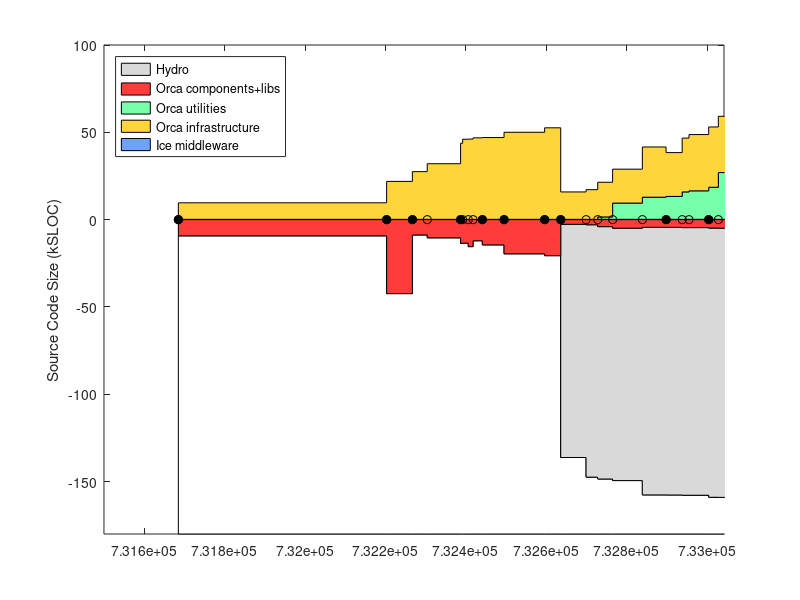

Write the MATLAB code that produced this figure. (Note: this script raises an error after producing the figure.)
% keep track of orca project size using sloccount
clear all

%%%%%%%%%% DATA %%%%%%%%%%%%%%%%%%%%

% include/* except: include/{Freeze IceSSL IcePatch2}
% src/{Ice Slice IceGrid icecpp IceStorm slice2cpp IceUtil IceBox IceXML}
%  Sice212 = [
%  (7842-1000) + (22093+18419+11499+10568+4392+4200+4252+567+316)
%  ];
%  Sice301 = [
%  (8164-1000) + (23018+19384+19169+10596+4479+4343+4308+622+319)
%  ];
% same as above, but now also add Java:
% src/{IceInternal Ice IceUtil IceBox}
%  Sice310 = [
%  (8810-1200) + (24275+20494+22689+10587+4569+4877+4770+667+319) + (13190+6915+1262+493)
%  ];
%  Sice311 = [
%  (8950-1275) + (24511+20505+22898+10590+4600+4884+4782+683+323) + (13266+6929+1262+504)
%  ];

% it's much easier to count the whole of Ice (we use most of it anyway)
% sloccount include/ src/
% (this does not account for .ice files in [ice]/slice/* but it's a small fraction of total)
Sice212 = 133523;
Sice301 = 144513;
Sice310 = 153243;
Sice311 = 154145;
Sice320 = 168475;
Sice321 = 169725;

% indeces
iyy=1;
imm=2;
idd=3;
iver=4;
isub=5;
ibase=6;
icomp=7;
iutil=8;
iad=9;

Sorca = [ ...
% YY    MM  DD  ?   SUB     BASE        COMP           UTILS    A&D VERSION
% 0.8.6: a single distro, divide in halves arbitrarily
2003     4  14  1   0       18930/2     18930/2             0   0   % 0.8.6 (last change in doc/ChangeLog
% BASE: orca-base
% COMP: orca-components
2004     9  13  1   0       42543       21726               0   0   % 0.11.0
2004    11  16  1   0       8963        27310               0   0   % 0.12.0
2004    12  23  0   0       10596       31845               0   0   % 0.12.1
2005     3  16  1   0       13767       43576               0   0   % 0.13.0
2005     3  21  0   0       13620       45874               0   0   % 0.13.1
2005     4   4  0   0       15630       45944               0   0   % 0.13.2
2005     4  16  0   0       12283       46666               0   0   % 0.13.3
2005     5   9  1   0       14639       46837               0   0   % 0.14.0
2005     7   2  1   0       19751       49854               0   0   % 0.15.0
2005    10  11  1   0       20818       52408               0   0   % 1.0.0
% BASE: just orcaice w/out test + interfaces/slice
% COMP: comp + util - orcaice 
2005    11  20  1   Sice212 2320+530    9226+8781-2320      0   0   % 2.0.0-rc1
2006     1  22  0   Sice301 2511+596    9801+9695-2511      0   0   % 2.0.0-rc2
% UTIL: sloccount components/log* 
2006     2  20  0   Sice301 3369+813    9867+14734-3369-1372 1372    0  % 2.0.0-rc3
% UTIL: sloccount components/orcaview/ components/log* utils/orcalog* utils/orcagui/ utils/orcaobj/
2006     3  29  0   Sice301 4022+1052   14625+18131-4022-9307 9307   0  % 2.0.0-rc4
2006     6  11  0   Sice310 3439+1116   19999+24867-3439-12670 12670 0  % 2.0.0-rc5  
2006     8   9  1   Sice310 3482+1116   19979+21711-3482-13111 13111 0  % 2.0.0
2006     9  18  0   Sice310 3647+1094   19317+30847-3647-15704 15704 0  % 2.0.1
2006    10   5  0   Sice310 3644+1094   20384+31798-3644-16329 16329 0  % 2.0.2
% UTIL: sloccount components/orcaview* components/log* utils/orcalog* utils/orcagui* utils/orcaobj/
2006    11  23  1   Sice311 3831+1178   21408+35311-3831-18359 18359 0  % 2.1.0
% BASE: cd src; sloccount libs/orcaice/ 
%          MINUS sloccount libs/orcaice/test 
%          PLUS sloccount interfaces/slice
% COMP: cd src; sloccount components/ libs/ 
%          MINUS sloccount libs/orcaice* libs/orcaq* libs/orcalog* libs/orcaprobe* libs/orcawall* libs/orcaobj libs/orcaobjutil/
% UTIL: cd src; sloccount utils libs/orcaq* libs/orcalog* libs/orcaprobe* libs/orcawall* libs/orcaobj libs/orcaice*
%          MINUS sloccount libs/orcaice/
% to count lines in *.ice files, rename them to *.cpp like this:
% $cd src/interfaces/slice/orca; for file in *; do mv $file `echo $file | sed s/.ice/.cpp/`; done
2006    12  17  0   Sice311 5615-1784+1240  60241-28024     32398-5615  0   % 2.1.1
2007     2   2  1   Sice311 6225-2011+1671  70376-31989     37297-6225  0   % 2.2.0
2007     4  10  1   Sice320 6232-2011+1671  72704-34165     39894-6232  0   % 2.3.0
2007     6   3  1   Sice320 6837-2056+1682  75506-34316     40074-6837  0   % 2.4.0
2007     8  13  1   Sice320 7247-2226+1772  78939-36926     42700-7247  0    % 2.5.0
2007     9  18  1   Sice321 7919-2572+1787  83838-38743     44694-7919  0    % 2.6.0
% A&D: Hydro: sloccount src
2007    10  28  1   Sice321 5481-1528+1787  72748-36062     42043-5481  12251    % 2.7.0
];
Vorca ={'0.8.6', '0.11.0', '0.12.0', '0.12.1', '0.13.0', '0.13.1', '0.13.2', '0.13.3', '0.14.0', '0.15.0', '1.0.0', ...
    '2.0.0-rc1', '2.0.0-rc2', '2.0.0-rc3', '2.0.0-rc4', '2.0.0-rc5', '2.0.0', '2.0.1', '2.0.2', '2.1.0', '2.1.1', ...
    '2.2.0', '2.3.0', '2.4.0', '2.5.0', '2.6.0', '2.7.0' }';

% add a dummy release just for display
Sorca(end+1,:) = Sorca(end,:);
Sorca(end,imm) = Sorca(end,imm)+1;
Sorca(end,iver) = 0;
Vorca{end+1} = 'dummy';

% convert dates
Torca = datenum(Sorca(:,iyy),Sorca(:,imm),Sorca(:,idd));

% 2nd digit releases
i2 = (Sorca(:,iver)==1);
Torca2 = Torca(i2);
Vorca2 = Vorca(i2);

% what can go to Hydra?
% cd libs; sloccount bros1 orcacolourtext orcadynamicload orcageom2d orcagpsutil orcaiceutil orcaimage orcaimagegrabber orcalocalnav orcalockfile orcamapload orcamisc orcanavutil orcaogfusion orcaogmap orcapathplan orcaping orcaportability orcaserial orcawifi
% cd components; sloccount gps/garmin/ insgps/novatel insgps/novatelspan/ laser2d/laser2dutil/ laser2d/sickacfr/ laser2d/sickcarmen/ localnav/vfhdriver/ segwayrmp/rmpdriver/ 
% 15,102 + 10,322

% for comparison, ASN
%  Sasn = 90433;

Splayer = [ 
% YY    MM  DD  ?   SUB     BASE                COMP       UTIL  VERSION
% BASE: (server-drivers)+client_libs
% COMP: drivers + utils
2002    12 04   1  0    (17331-12037)+9188      12037+2685 0    % 1.3.1
2003    7  15   1  0    (30452-24334)+12458     24334+3064 0    % 1.4-rc1
2003    12 07   1  0    (37378-30947)+13110     30947+9633 0    % 1.4-rc2
2004    5  31   1  0    (49225-42643)+13664     42643+3550 0    % 1.5
2004    11 12   1  0    (50758-43190)+13545     43190+4479 0    % 1.6
2005    1  31   0  0    (52069-44517)+13576     44517+4662 0    % 1.6.2
2005    7  28   0  0    (53348-45686)+14300     45686+5188 0    % 1.6.5
% BASE: (libplayercore-./bindings) + client_libs + (libplayertcp-./bindings)
% note: libplayerxdr is autogenerated
% COMP: server + utils
2005    10 25   0  0    (4866-0)+7560+(1391-0)  46474+5725  0   % 2.0pre7
% SUB : 0
% BASE: sloccount libplayercore client_libs libplayertcp 
%           MINUS sloccount libplayercore/bindings/ libplayertcp/bindings
% note: libplayerxdr is autogenerated
% COMP: sloccount server 
% UTIL: sloccount utils PLUS stage/src
2006    2  28   1  0    63992-47749-1291        54704       0     % 2.0.0
2006    3  25   1  0    65606-48912-1291        53033       0     % 2.0.1
2006    6   9   1  0    69083-51546-1319        61421       0     % 2.0.2
2006    9  26   1  0    69388-51546-1319        64088       13606       % 2.0.3
2007    5   2   1  0    69602-51686-1359        58396       9589+13606  % 2.0.4
2007   10  26   1  0    23526-109               78141       11404+13606 % 2.0.4+
];
Tplayer = datenum(Splayer(:,1),Splayer(:,2),Splayer(:,3));

Saria = [
% YY    MM  DD  ? SUB   BASE    COMP    UTIL    VERSION
% SUB : 0
% BASE: sloccount ArNetworking/include/ ArNetworking/src/
% COMP: sloccount include src
% UTIL: 0 
2007    2   20  1  0    15854   45965   0       % 2.5.1
];

Scarmen = [
% YY    MM  DD  ?   SUB     BASE    COMP                    UTIL   VERSION
% SUB : cd src; sloccount ipc
% BASE: sloccount carmenpp global java python
% COMP: sloccount src MINUS all other
% UTIL: sloccount logger logtools mapeditor param_daemon robotgui simulator 
2007    8   15  1  24965    12032   107745-24965-12032-19629  19629   % 0.6.7
];

Sorocos = [
% YY    MM  DD  ?   SUB     BASE    COMP                        UTIL   VERSION
% SUB : cd ACE_wrappers; sloccount ace PLUS sloccount TAO/tao/
% BASE: ?
% LIBS: sloccount orocos-bfl-[VERSION]-src/src PLUS sloccount kdl-[VERSION]/kdl
% COMP: sloccount orocos-rtt-[VERSION]/src PLUS cd orocos-ocl-[VERSION]; sloccount hardware motion_control
% UTIL: cd orocos-ocl-[VERSION]; sloccount taskbrowser signals deployment reporting viewer ocl 
2007    8   15  1  160300+237011   0   (7767+12865)+(48971+20068)    5104   % ace-5.5, tao-1.5, rtt-1.2.1, bfl-0.6.1, kdl-0.4, ocl-0.4.1
];

Syarp = [
% YY    MM  DD  ?   SUB  BASE     COMP       UTIL   VERSION
% SUB : 0
% BASE: sloccount libYARP_OS libYARP_OS_compat
% COMP: sloccount yarpdev libYARP_dev libYARP_math libYARP_sig libYARP_sig_compat 
% UTIL: sloccount yarp-imageviewer modules
2007    7   26  1  0     21633   23528    1613   % 2.1.6
];

% YY    MM  DD  ?   SUB  BASE     COMP       UTIL
% SUB : 0
% BASE: 0
% COMP: sloccount . (matlab files will not be counted)
% UTIL: 0
Sopenslam = [
2007    8   16  1   0    0        23719      0
];

%%%%%%%%%% PLOTTING %%%%%%%%%%%%%%%%%%%%

Smax = 180;
d0 = [Torca Torca]'; d0=d0(:); d0(1)=[];
d1 = Smax-Sorca(:,isub)-Sorca(:,ibase); d1 = [d1 d1]'; d1=d1(:); d1(end)=[];
d2 = Sorca(:,isub); d2 = [d2 d2]'; d2=d2(:); d2(end)=[];
d3 = Sorca(:,ibase); d3 = [d3 d3]'; d3=d3(:); d3(end)=[];
d4 = Sorca(:,icomp); d4 = [d4 d4]'; d4=d4(:); d4(end)=[];
d5 = Sorca(:,iutil); d5 = [d5 d5]'; d5=d5(:); d5(end)=[];
d6 = Sorca(:,iad); d6 = [d6 d6]'; d6=d6(:); d6(end)=[];

figure(1), clf
ha=area( d0, [d1 d2 d3 d5 d4 d6]/1e3, -Smax ); hold on
plot( Torca, 0*Torca, 'k-o' )
h2=plot( Torca2, 0*Torca2, 'ko' );
set(h2,'markerfacecolor','k')
ylabel('Source Code Size (kSLOC)')

% colors
white = 1*[1 1 1];
gray = .85*[1 1 1];
red = min(255,[255 0 0]+60)/255;
orange = min(255,[255 153 0]+60)/255;
green = min(255,[60 255 109]+60)/255;
blue = min(255,[51 102 255]+60)/255;

set(ha(1),'facecolor', white);
set(ha(2),'facecolor', gray);
set(ha(3),'facecolor', red);
set(ha(4),'facecolor', green);
set(ha(5),'facecolor', orange);
set(ha(6),'facecolor', blue);
ha(1)=[];
legend(fliplr(ha),'Hydro','Orca components+libs','Orca utilities','Orca infrastructure','Ice middleware', 'Location','NorthWest')
%  xlim(datenum([2004;2005],[7;7],[1;1]) )
ylim([-Smax 100])
ax=axis;
xlim( [ax(1) datenum([2006 12 31])] )
ax=axis;
% label releases
mark('x', Torca2 )
i2odd = (1:2:length(Torca2));
ht = text(Torca2(i2odd)+5,.04*ax(4)*ones(length(i2odd),1),Vorca2(i2odd));
set(ht,'fontsize',8)
i2even = (2:2:length(Torca2));
ht = text(Torca2(i2even)+5,.08*ax(4)*ones(length(i2even),1),Vorca2(i2even));
set(ht,'fontsize',8)
datetick( 'x', 12 )
hp = plot( Tplayer, -Splayer(:,ibase)/1e3, 'k--o', Tplayer, Splayer(:,icomp)/1e3, 'k--o' );
set(hp, 'color', .5*[1 1 1] )
hpt = text( Tplayer(2), -Splayer(2,ibase)/1e3-8, 'Player infrastructure');
set(hpt, 'color', .5*[1 1 1] )
hpt = text( Tplayer(2), (Splayer(2,icomp)+Splayer(2,iutil))/1e3-5, 'Player "components+utils"');
set(hpt, 'color', .5*[1 1 1] )
%mark('y', Dasn(1,1)/1e3 );
%text( datenum([2003 5 1]), Dasn(1,1)/1e3, 'ASN')
xlabel('Releases')
title('http://orca-robotics.sf.net')

ht=text(datenum(2003,7,1),-Smax+15, '*   generated using David A. Wheeler`s SLOCCount' );
set(ht,'fontsize',8)
ht=text(datenum(2003,7,1),-Smax+5, '** see data in [ORCA2]/scripts/matlab/sloccount/slocs.m' );
set(ht,'fontsize',8)
